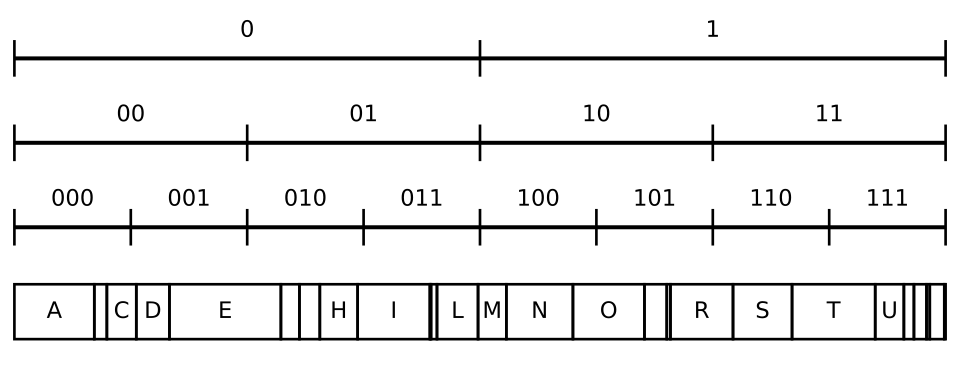

The script that saved this image:
import numpy as np
import matplotlib.pyplot as plt
from matplotlib.patches import Rectangle

# ----------------- Parameters -----------------
bits = (1, 2, 3)         # number of bits per line (top->bottom)
x_range = (0.0, 1.0)     # domain, closed at both ends
top = 0.85               # y-position of the top line
bottom = 0.25            # y-position of the bottom-most binary line
label_offset = 0.06      # vertical offset for labels from each binary line
tick_half_height = 0.065 # half height of division markers / half height of categorical boxes
line_lw = 3
tick_lw = 2
fontsize = 17
figsize = None

# Colors (binary vs categorical)
binary_color = 'black'
categorical_color = 'black'

# Only show letter labels if their box width >= this fraction of the x-range
# 0.02 hides very small bins (e.g., W, X, Y, Z, J, K, B, Q) by default.
min_label_width_frac = 0.03

# ----------------- Figure size -----------------
n_binary = len(bits)
n_total_lines = n_binary + 1  # +1 for the categorical boxes row
if figsize is None:
    figsize = (10, max(2.2, 0.7 * n_total_lines + 1.0))

fig, ax = plt.subplots(figsize=figsize)

# ----------------- Y positions -----------------
# Existing binary lines: spaced from top to bottom
if n_binary == 1:
    y_positions_binary = [0.55]
else:
    y_positions_binary = np.linspace(top, bottom, n_binary)

# Compute the spacing used by the binary stack and place the new categorical row equally below
if n_binary > 1:
    dy = (top - bottom) / (n_binary - 1)
else:
    dy = 0.30  # fallback spacing if only one binary line

y_categorical = y_positions_binary[-1] - dy  # equally spaced below the bottom binary line

x0, x1 = x_range
x_len = x1 - x0
min_label_width = min_label_width_frac * x_len

# ----------------- Draw binary lines -----------------
for level, y in zip(bits, y_positions_binary):
    n_segments = 2 ** level

    # Main horizontal line
    lc_main = ax.hlines(y, x0, x1, colors=binary_color, linewidth=line_lw, zorder=2)
    try:
        lc_main.set_capstyle('butt')
    except Exception:
        pass

    # Division markers (including both ends)
    xs = np.linspace(x0, x1, n_segments + 1)
    lc_ticks = ax.vlines(
        xs, y - tick_half_height, y + tick_half_height,
        colors=binary_color, linewidth=tick_lw,
        clip_on=False, zorder=3
    )
    try:
        lc_ticks.set_capstyle('butt')
    except Exception:
        pass

    # Binary labels at segment centers (above the line)
    mids = (xs[:-1] + xs[1:]) / 2.0
    for i, xm in enumerate(mids):
        label = format(i, f'0{level}b')
        ax.text(xm, y + label_offset, label, ha='center', va='bottom', fontsize=fontsize, zorder=4)

# ----------------- Categorical (A–Z) boxes -----------------
letters = [chr(c) for c in range(ord('A'), ord('Z') + 1)]
probs = np.array([
    0.0858, 0.0135, 0.0316, 0.0356, 0.1197, 0.0199, 0.0219, 0.0406, 0.0776, 0.0012,
    0.0064, 0.0441, 0.0304, 0.0715, 0.0768, 0.0240, 0.0039, 0.0672, 0.0634, 0.0893,
    0.0308, 0.0108, 0.0135, 0.0035, 0.0156, 0.0014
], dtype=float)

# Normalize defensively if slight rounding error
total_p = probs.sum()
if not np.isclose(total_p, 1.0):
    probs = probs / total_p

# CDF edges mapped to x_range
cdf_edges = np.concatenate(([0.0], np.cumsum(probs)))
xs_cat = x0 + x_len * cdf_edges

# Draw boxes and in-box labels
y_bottom = y_categorical - (1.5*tick_half_height)
box_height = 3.0 * tick_half_height

for i in range(len(letters)):
    left = xs_cat[i]
    right = xs_cat[i + 1]
    width = right - left

    # Rectangle (unfilled) for each categorical bin
    rect = Rectangle(
        (left, y_bottom), width, box_height,
        fill=False, edgecolor=categorical_color, linewidth=tick_lw,
        zorder=3, clip_on=False
    )
    ax.add_patch(rect)

    # Draw label only if box is wide enough; centered vertically and horizontally
    if width >= min_label_width:
        ax.text(
            left + width / 2.0, y_categorical, letters[i],
            ha='center', va='center', fontsize=fontsize, color=categorical_color, zorder=4
        )

# ----------------- Axes formatting -----------------
ax.set_xlim(x0, x1)

# Expand lower ylim if the categorical boxes/labels fall below 0
y_min_needed = min(0.0, y_bottom - 0.04)
ax.set_ylim(y_min_needed, 1.0)

ax.set_xticks([])
ax.set_yticks([])
for spine in ax.spines.values():
    spine.set_visible(False)

plt.tight_layout()
plt.savefig('cdf.svg')
plt.show()
